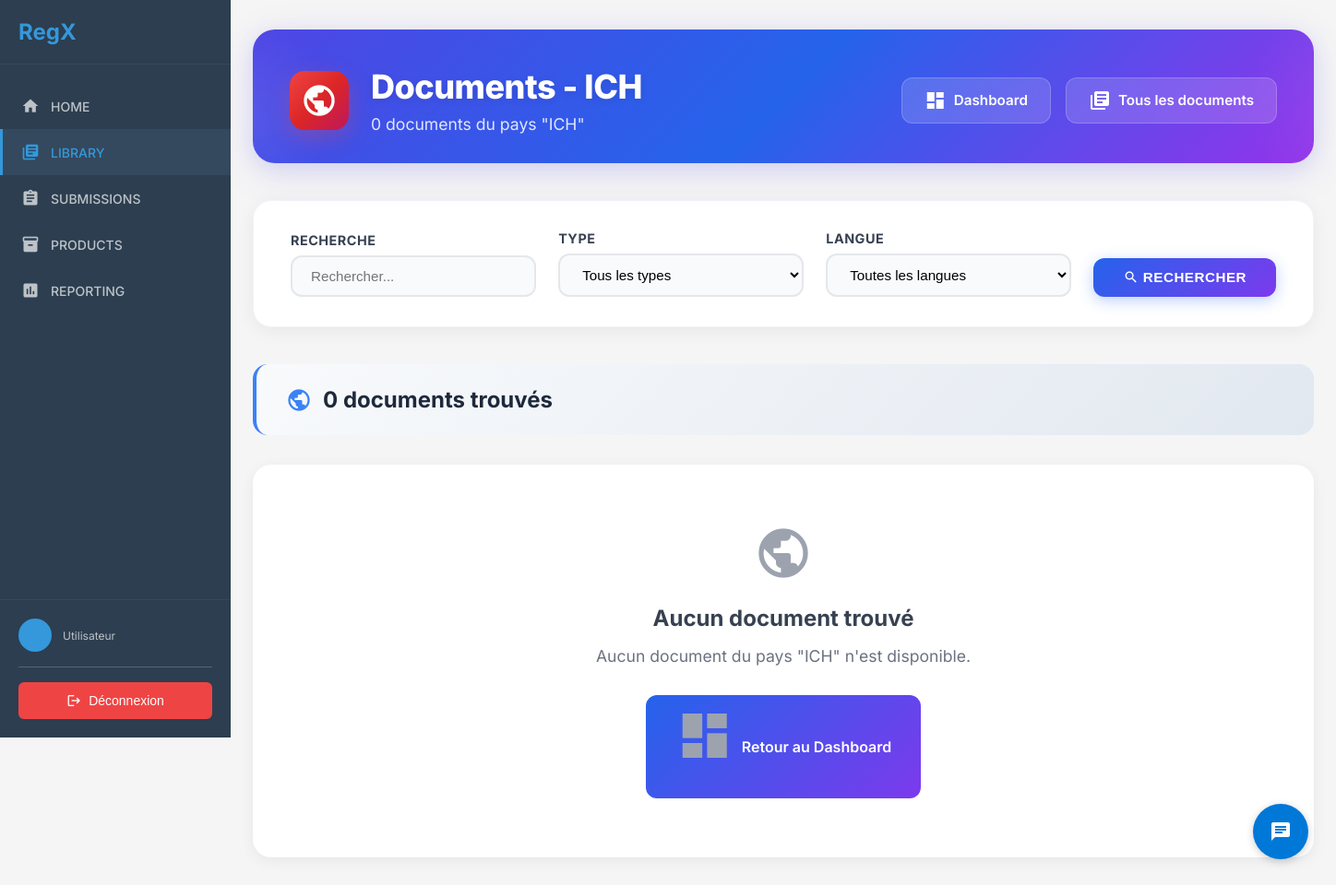
Before: /client/library/country/ICH/ with the older database file.
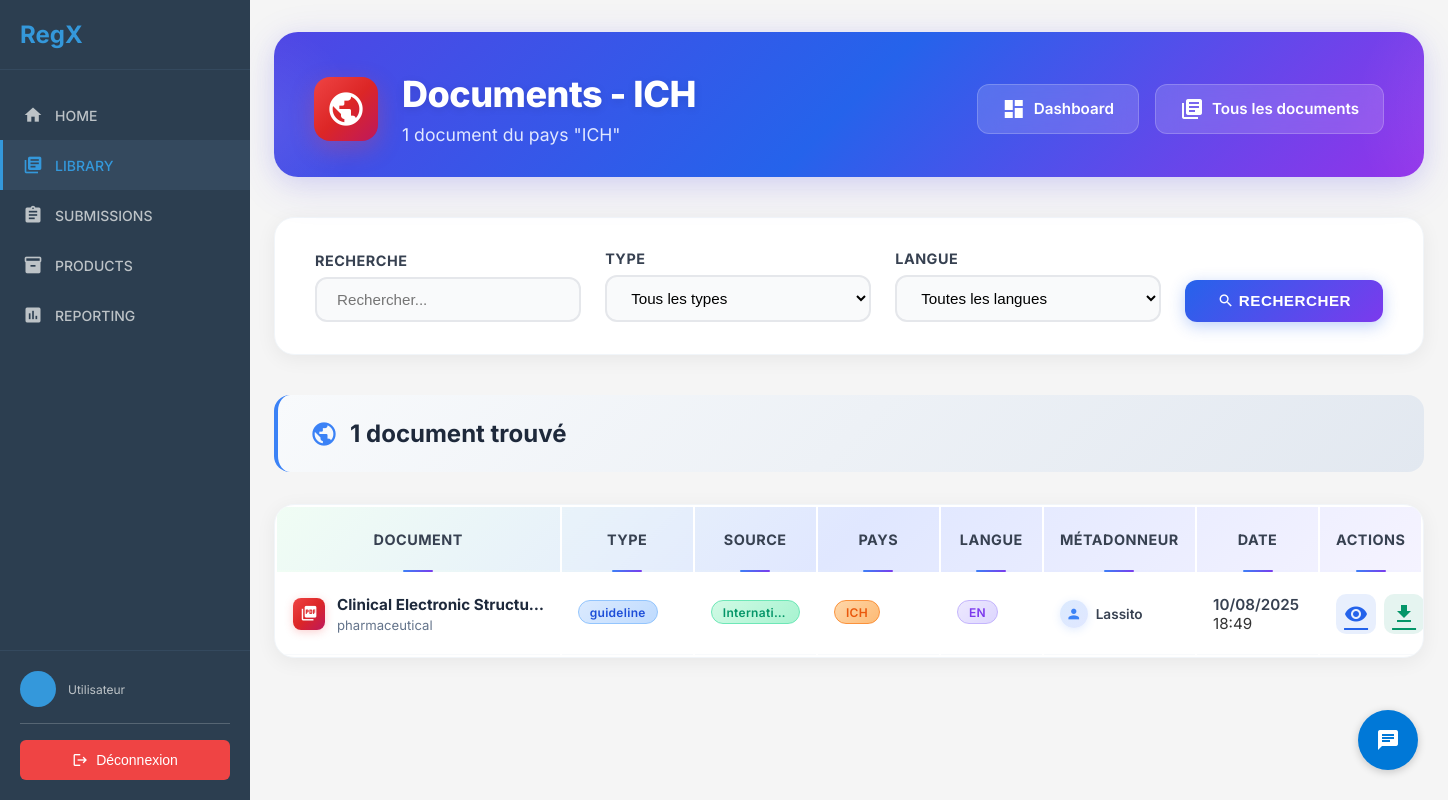
After: the same page with the newer database file.
### rawdocs/models.py (models this page shows, shortened)
class RawDocument(models.Model):
    url = models.URLField(help_text="URL d'origine du PDF", blank=True)
    file = models.FileField(upload_to=pdf_upload_to, help_text="Fichier PDF téléchargé")
    created_at = models.DateTimeField(auto_now_add=True)
    owner = models.ForeignKey(
        settings.AUTH_USER_MODEL,
        on_delete=models.CASCADE,
        related_name='raw_documents',
        null=True, blank=True,
        help_text="Utilisateur qui a téléchargé ce document"
    )
    is_validated = models.BooleanField(default=False, help_text="Document validé par un métadonneur")
    validated_at = models.DateTimeField(null=True, blank=True)
    is_ready_for_expert = models.BooleanField(default=False, help_text="Document prêt pour révision expert")
    expert_ready_at = models.DateTimeField(null=True, blank=True,
                                           help_text="Date à laquelle le document est devenu prêt pour l'expert")
    total_pages = models.IntegerField(default=0, help_text="Nombre total de pages")
    pages_extracted = models.BooleanField(default=False, help_text="Pages extraites individuellement")
    title = models.TextField(blank=True, help_text="Titre du document")
    doc_type = models.CharField("Type", max_length=100, blank=True, help_text="Type du document (guide, rapport…)")
    publication_date = models.CharField(max_length=100, blank=True, help_text="Date de publication")
    version = models.CharField(max_length=50, blank=True, help_text="Version extraite")
    source = models.CharField(max_length=255, blank=True, help_text="Organisation émettrice (EMA, FDA…)")
    context = models.TextField(blank=True, help_text="Contexte extrait (2 phrases max)")
    country = models.CharField(max_length=100, blank=True, help_text="Pays détecté (GPE ou TLD)")
    language = models.CharField(max_length=10, blank=True, help_text="Langue détectée (fr, en…)")
    url_source = models.URLField(blank=True, help_text="URL d'origine pour référence")

### client/library/views.py (the view)
# urls.py: path('country/<str:country>/', views.documents_by_country, name='documents_by_country'),
def documents_by_country(request, country):
    search = request.GET.get('search', '')
    document_type = request.GET.get('type', '')
    language = request.GET.get('language', '')
    documents_qs = RawDocument.objects.filter(
        is_validated=True,
        country__icontains=country
    ).select_related('owner')
    if search:
        documents_qs = documents_qs.filter(
            Q(title__icontains=search) |
            Q(source__icontains=search) |
            Q(context__icontains=search)
        )
    if document_type:
        documents_qs = documents_qs.filter(doc_type__icontains=document_type)
    if language:
        documents_qs = documents_qs.filter(language__icontains=language)
    documents_qs = documents_qs.order_by('-created_at')
    paginator = Paginator(documents_qs, 50)
    page_number = request.GET.get('page')
    documents = paginator.get_page(page_number)
    document_types = RawDocument.objects.filter(is_validated=True).exclude(doc_type='').values_list('doc_type', flat=True).distinct()
    languages = RawDocument.objects.filter(is_validated=True).exclude(language='').values_list('language', flat=True).distinct()
    context = {
        'documents': documents,
        'country': country,
        'document_types': document_types,
        'languages': languages,
        'filters': {
            'search': search,
            'type': document_type,
            'language': language,
        }
    }
    return render(request, 'client/library/documents_by_country.html', context)

### chatbot/templatetags/chatbot_tags.py (called while the page is built)
@register.simple_tag
def chatbot_widget():
    return render_to_string('chatbot/chatbot_widget.html')

### client/library/templatetags/document_filters.py (called while the page is built)
@register.filter
def document_title(document):
    if document.title and document.title.strip():
        return document.title.strip()
    if document.file:
        clean_name = clean_filename(document.file)
        if clean_name:
            return clean_name
    return f"Document #{document.pk}"

### templates/client/library/documents_by_country.html (shortened to what the changed rows need)
{% extends 'client/base.html' %}
{% load static %}
{% load document_filters %}
{% block content %}
<div class="library-container">
    <div class="page-header">
        <div class="page-header-content">
            <div class="page-header-left">
                <div class="page-header-titles">
                    <h1>Documents - {{ country }}</h1>
                    <p>{{ documents.paginator.count }} document{{ documents.paginator.count|pluralize }} du pays "{{ country }}"</p>
                </div>
            </div>
        </div>
    </div>
    <div class="results-header">
        <h2>
            <i class="material-icons">public</i>
            {{ documents.paginator.count }} document{{ documents.paginator.count|pluralize }} trouvé{{ documents.paginator.count|pluralize }}
        </h2>
    </div>
    {% if documents %}
    <div class="table-wrap">
        <div class="overflow-x-auto">
            <table>
                <thead>
                    <tr>
                        <th>Document</th>
                        <th>Type</th>
                        <th>Source</th>
                        <th>Pays</th>
                        <th>Langue</th>
                        <th>Métadonneur</th>
                        <th>Date</th>
                        <th>Actions</th>
                    </tr>
                </thead>
                <tbody>
                    {% for document in documents %}
                    <tr onclick="location.href='{% url 'client:library:document_detail' document.pk %}'">
                        <td>
                            <div class="document-icon-container">
                                <div class="document-table-icon">
                                    <i class="material-icons">picture_as_pdf</i>
                                </div>
                                <div class="flex-1 min-w-0">
                                    <span class="doc-title" title="{{ document|document_title }}">
                                        {{ document|document_title|truncatechars:28 }}
                                    </span>
                                    {% if document.context %}
                                    <div class="doc-context" title="{{ document.context }}">
                                        {{ document.context|truncatechars:30 }}
                                    </div>
                                    {% endif %}
                                </div>
                            </div>
                        </td>
                        <td>
                            {% if document.doc_type %}
                            <span class="badge-blue" title="{{ document.doc_type }}">
                                {{ document.doc_type|truncatechars:15 }}
                            </span>
                            {% else %}
                            <span class="badge-gray">-</span>
                            {% endif %}
                        </td>
                        <td>
                            {% if document.source %}
                            <span class="badge-green" title="{{ document.source }}">
                                {{ document.source|truncatechars:12 }}
                            </span>
                            {% else %}
                            <span class="badge-gray">-</span>
                            {% endif %}
                        </td>
                        <td>
                            {% if document.country %}
                            <span class="badge-orange" title="{{ document.country }}">
                                {{ document.country|truncatechars:12 }}
                            </span>
                            {% else %}
                            <span class="badge-gray">-</span>
                            {% endif %}
                        </td>
                        <td>
                            {% if document.language %}
                            <span class="badge-purple" title="{{ document.language }}">
                                {{ document.language|upper|truncatechars:10 }}
                            </span>
                            {% else %}
                            <span class="badge-gray">-</span>
                            {% endif %}
                        </td>
                        <td>
                            <div class="doc-meta-user">
                                <span class="avatar">
                                    <i class="material-icons">person</i>
                                </span>
                                <span>{{ document.owner.username|default:"Anonyme" }}</span>
                            </div>
                        </td>
                        <td>
                            <div style="font-weight: 600; color: #374151;">{{ document.created_at|date:"d/m/Y" }}</div>
                            <div class="text-xs text-gray-400">{{ document.created_at|date:"H:i" }}</div>
                        </td>
                        <td>
                            <div class="doc-actions">
                                <a href="{% url 'client:library:document_detail' document.pk %}" class="view" title="Voir le détail"
                                   onclick="event.stopPropagation();">
                                    <i class="material-icons">visibility</i>
                                </a>
                                <a href="{% url 'client:library:download_document' document.pk %}" class="download" title="Télécharger"
                                   onclick="event.stopPropagation();">
                                    <i class="material-icons">download</i>
                                </a>
                            </div>
                        </td>
                    </tr>
                    {% endfor %}
                </tbody>
            </table>
        </div>
    </div>
    {% else %}
    <div class="empty-state">
        <i class="material-icons">public</i>
        <h3>Aucun document trouvé</h3>
        <p>Aucun document du pays "{{ country }}" n'est disponible.</p>
        <a href="{% url 'client:library:dashboard' %}">
            <i class="material-icons">dashboard</i>
            Retour au Dashboard
        </a>
    </div>
    {% endif %}
</div>
{% endblock %}

Changed rows visible on the page:
added RawDocument: country "ICH", title "Clinical Electronic Structu…", context "pharmaceutical", doc_type "guideline", source "Internati…", language "EN", owner.username "Lassito", created_at "10/08/2025", created_at "18:49"
Other visible differences:
{{ documents.paginator.count }}: "0" → "1"
{{ country }}: "ICH" → (not shown)
text no longer shown: "Aucun document trouvé Aucun document du pays \" \" n'est disponible. Retour au Dashboard"
text now shown: "DOCUMENT TYPE SOURCE PAYS LANGUE MÉTADONNEUR DATE ACTIONS"
